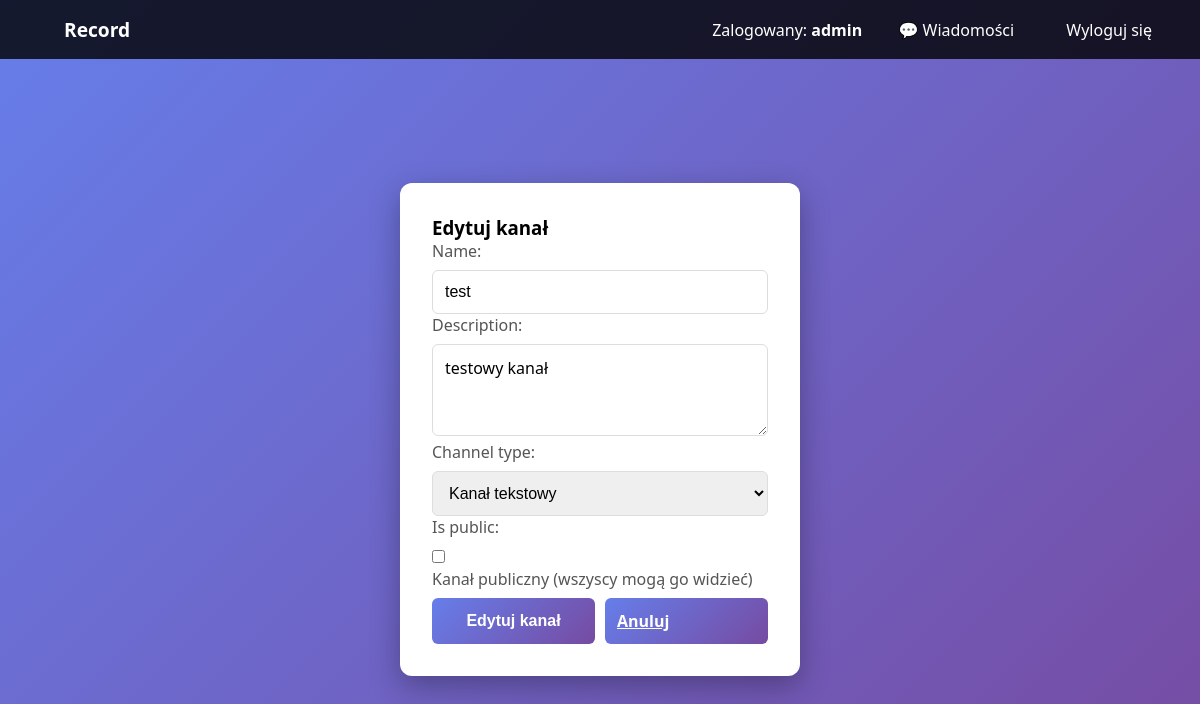
The page /channel/5/edit/ (signed in) on the database its author committed.
### record_app/models.py (models this page shows, shortened)
class User(AbstractUser):
    ROLE_CHOICES = [
        ('user', 'Zwykły Użytkownik'),
        ('moderator', 'Moderator'),
        ('admin', 'Administrator'),
    ]
    role = models.CharField(
        max_length=10,
        choices=ROLE_CHOICES,
        default='user'
    )
    description = models.TextField(blank=True, null=True)
    class Meta:
        verbose_name = 'Użytkownik'
        verbose_name_plural = 'Użytkownicy'

class Channel(models.Model):
    CHANNEL_TYPE_CHOICES = [
        ('text', 'Kanał tekstowy'),
        ('voice', 'Kanał głosowy'),
    ]
    name = models.CharField(max_length=100)
    description = models.TextField(blank=True, null=True)
    channel_type = models.CharField(
        max_length=10,
        choices=CHANNEL_TYPE_CHOICES,
        default='text'
    )
    is_public = models.BooleanField(default=True)
    created_by = models.ForeignKey(User, on_delete=models.CASCADE, related_name='created_channels')
    created_at = models.DateTimeField(auto_now_add=True)
    updated_at = models.DateTimeField(auto_now=True)
    class Meta:
        verbose_name = 'Kanał'
        verbose_name_plural = 'Kanały'
        ordering = ['created_at']

### record_app/views.py (the view)
# urls.py: path('channel/<int:channel_id>/edit/', views.edit_channel_view, name='edit_channel'),
@login_required(login_url='login')
def edit_channel_view(request, channel_id):
    channel = get_object_or_404(Channel, id=channel_id)
    if request.user not in [channel.created_by] and request.user.role not in ['admin', 'moderator']:
        messages.error(request, "Nie masz uprawnień do edytowania tego kanału.")
        return redirect('home')
    if request.method == 'POST':
        form = ChannelForm(request.POST, instance=channel)
        if form.is_valid():
            form.save()
            messages.success(request, f"Kanał '{channel.name}' został zaktualizowany.")
            return redirect('home')
    else:
        form = ChannelForm(instance=channel)
    context = {'form': form, 'action': 'Edytuj kanał', 'channel': channel}
    return render(request, 'record_app/channel_form.html', context)

### record_app/forms.py (shortened to what this page needs)
class ChannelForm(forms.ModelForm):
    class Meta:
        model = Channel
        fields = ('name', 'description', 'channel_type', 'is_public')
        widgets = {
            'name': forms.TextInput(attrs={
                'class': 'form-control',
                'placeholder': 'Nazwa kanału',
                'maxlength': '100'
            }),
            'description': forms.Textarea(attrs={
                'class': 'form-control',
                'placeholder': 'Opis kanału (opcjonalnie)',
                'rows': 3
            }),
            'channel_type': forms.Select(attrs={
                'class': 'form-control'
            }),
            'is_public': forms.CheckboxInput(attrs={
                'class': 'form-check-input'
            })
        }

### record_app/templates/record_app/channel_form.html (shortened to what this page needs)
{% extends "record_app/base.html" %}
{% load static %}
{% block content %}
<div class="container" style="max-width: 600px; margin: 40px auto;">
    <div class="card">
        <div class="card-header bg-primary text-white">
            <h3 style="margin: 0;">{{ action }}</h3>
        </div>
        <div class="card-body">
            <form method="POST">
                {% for field in form %}
                <div class="mb-3">
                    {{ field.label_tag }}
                    {% if field.field.widget.input_type == 'checkbox' %}
                    <div class="form-check">
                        {{ field }}
                        <label class="form-check-label" for="{{ field.id_for_label }}">
                            Kanał publiczny (wszyscy mogą go widzieć)
                        </label>
                    </div>
                    {% else %}
                    {{ field }}
                    {% endif %}
                </div>
                {% endfor %}
                <div style="display: flex; gap: 10px;">
                    <button type="submit" class="btn btn-primary">{{ action }}</button>
                    <a href="{% url 'home' %}" class="btn btn-secondary">Anuluj</a>
                </div>
            </form>
        </div>
    </div>
</div>
{% endblock %}

### record_app/templates/record_app/base.html (shortened to what this page needs)
{% load static %}
<!DOCTYPE html>
<html lang="pl">
<head>
    <link rel="stylesheet" href="{% static 'css/style.css' %}">
</head>
<body>
    <nav>
        <div>
            <a href="{% url 'home' %}" style="font-weight: bold; font-size: 1.2rem;">Record</a>
        </div>
        <div>
            {% if user.is_authenticated %}
                <span>Zalogowany: <strong>{{ user.username }}</strong></span>
                <a href="{% url 'private_conversations' %}">💬 Wiadomości</a>
                <a href="{% url 'logout' %}">Wyloguj się</a>
            {% else %}
                <a href="{% url 'login' %}">Logowanie</a>
                <a href="{% url 'register' %}">Rejestracja</a>
            {% endif %}
        </div>
    </nav>
    {% block content %}
    {% endblock %}
</body>
</html>

### record_app/static/css/style.css (style rules this page uses)
* { margin: 0; padding: 0; box-sizing: border-box; }
body { font-family: 'Segoe UI', Tahoma, Geneva, Verdana, sans-serif; background: linear-gradient(135deg, #667eea 0%, #764ba2 100%); min-height: 100vh; display: flex; flex-direction: column; }
nav { background: rgba(0, 0, 0, 0.8); padding: 1rem 2rem; display: flex; justify-content: space-between; align-items: center; color: white; }
nav a, nav button { color: white; text-decoration: none; margin-left: 1rem; cursor: pointer; background: none; border: none; font-size: 1rem; padding: 0.5rem 1rem; border-radius: 4px; transition: background 0.3s; }
.container { flex: 1; display: flex; justify-content: center; align-items: center; padding: 2rem; }
.card { background: white; border-radius: 12px; box-shadow: 0 10px 30px rgba(0, 0, 0, 0.3); padding: 2rem; max-width: 400px; width: 100%; }
label { display: block; margin-bottom: 0.5rem; color: #555; font-weight: 500; }
.form-control { width: 100%; padding: 0.75rem; border: 1px solid #ddd; border-radius: 6px; font-size: 1rem; transition: border-color 0.3s; }
textarea.form-control { resize: vertical; font-family: 'Segoe UI', Tahoma, Geneva, Verdana, sans-serif; }
.btn { width: 100%; padding: 0.75rem; background: linear-gradient(135deg, #667eea 0%, #764ba2 100%); color: white; border: none; border-radius: 6px; font-size: 1rem; font-weight: 600; cursor: pointer; transition: transform 0.2s, box-shadow 0.2s; }

### rows shown on the page
User: username "admin"
Channel: form "test" "testowy kanał" "Kanał tekstowy"

### other values the page prints
{{ action }} "Edytuj kanał"
{{ field.label_tag }} "Name:" "Description:" "Channel type:" "Is public:"
